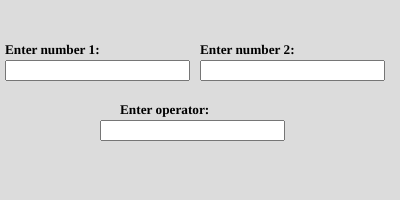
Frame 1 (no input)
Frame 60 (no input): identical to frame 1, image omitted
Frame 120 (the mouse pressed at the canvas centre since frame 60): identical to frame 1, image omitted

The p5.js sketch that drew this single still picture (run headless with seeded random() and noise() and a simulated clock; from frame 60 on, the mouse is pressed at the canvas centre):

// p5.js sketch
// ── sketch.js
let operator,inputNum1, inputNum2; 
let greeting, greeting2, greeting3;
let num1, num2;

function setup() {
  
  createCanvas(400, 200);
  background(178,255,102);
  
  inputNum1 = createInput();
  inputNum1.position(5, 60);
  greeting = createElement('h5', 'Enter number 1:');
  greeting.position(5, 20);
  
  inputNum2 = createInput();
  inputNum2.position(200, 60);
  greeting2 = createElement('h5', 'Enter operator:');
  greeting2.position(120, 80);

  operator = createInput();
  operator.position(100, 120);
  greeting3 = createElement('h5', 'Enter number 2:');
  greeting3.position(200, 20);
  
  textAlign(CENTER);
  textSize(50);
}

function draw() {
  background(220);
}
